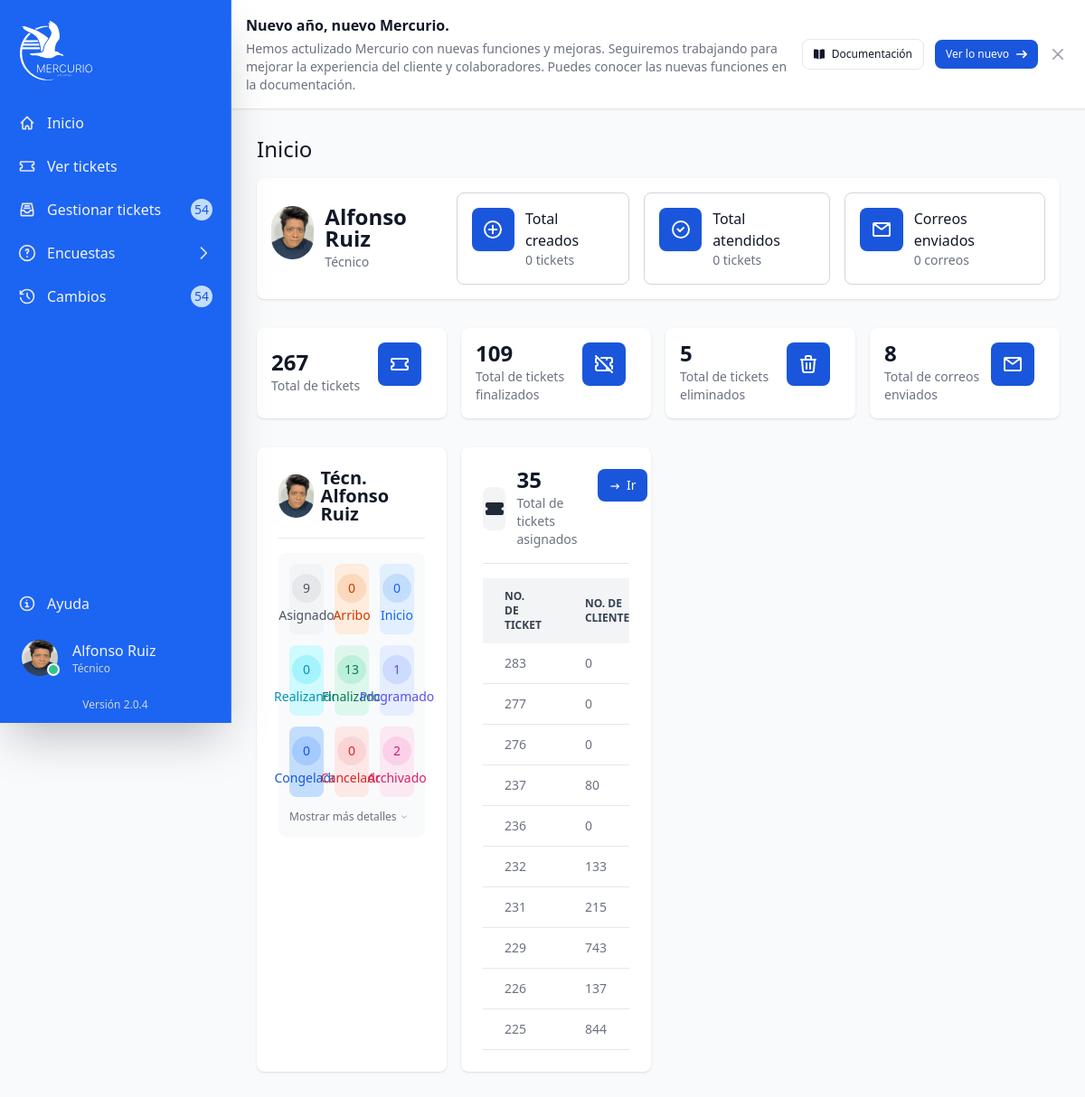
Screenshot of /src/web/dashboard.php (signed in) with the database file from the repository.
### tables this page shows
CREATE TABLE IF NOT EXISTS `users` (
  `userId` int NOT NULL AUTO_INCREMENT,
  `user` varchar(50) NOT NULL,
  `nombre` varchar(55) NOT NULL,
  `apellido` varchar(55) NOT NULL,
  `email` varchar(200) NOT NULL,
  `imagen` varchar(255) NOT NULL,
  `credencial` varchar(255) NOT NULL,
  `tipo` varchar(20) NOT NULL,
  `password` varchar(255) NOT NULL,
  `code` varchar(255) DEFAULT NULL,
  `token` varchar(255) DEFAULT NULL,
  `token_expiration` timestamp NULL DEFAULT NULL,
  `userStatus` tinyint NOT NULL,
  `fhCreacion` datetime NOT NULL,
  `fhBaja` datetime DEFAULT NULL,
  PRIMARY KEY (`userId`)
);

CREATE TABLE IF NOT EXISTS `tbticket` (
  `idTicket` int NOT NULL AUTO_INCREMENT,
  `fhticket` datetime DEFAULT NULL,
  `nombre` varchar(250) DEFAULT NULL,
  `numTrabajador` int DEFAULT NULL,
  `numCliente` varchar(5) DEFAULT NULL,
  `dispositivo` varchar(50) DEFAULT NULL,
  `imeiCliente` varchar(50) DEFAULT NULL,
  `iccidSIM` varchar(50) DEFAULT NULL,
  `fhRevision` datetime DEFAULT NULL,
  `numContacto` varchar(50) DEFAULT NULL,
  `nomContacto` varchar(100) DEFAULT NULL,
  `placasContacto` varchar(10) DEFAULT NULL,
  `marcaContacto` varchar(20) DEFAULT NULL,
  `prioridad` varchar(250) DEFAULT NULL,
  `asunto` varchar(200) DEFAULT NULL,
  `descripcion` mediumtext,
  `estado` varchar(250) DEFAULT NULL,
  `domicilio` varchar(150) DEFAULT NULL,
  `ciudad` varchar(30) DEFAULT NULL,
  `domestado` varchar(30) DEFAULT NULL,
  `codpostal` int DEFAULT NULL,
  `domdescripcion` varchar(250) DEFAULT NULL,
  `servicio` varchar(20) DEFAULT NULL,
  `asignado` varchar(250) DEFAULT NULL,
  `st_estado` tinyint(1) NOT NULL,
  `evidencia` varchar(255) DEFAULT NULL,
  `evidenciaArribo` varchar(250) DEFAULT NULL,
  `evidenciaInicio` varchar(250) DEFAULT NULL,
  `evidenciaRealizacion` varchar(250) DEFAULT NULL,
  `evidenciaFinalizacion` varchar(250) DEFAULT NULL,
  `evidenciaAudio` varchar(250) DEFAULT NULL,
  `txt_contestacion` varchar(500) DEFAULT NULL,
  `fhContestacion` datetime DEFAULT NULL,
  `fhAsignado` datetime DEFAULT NULL,
  `fhArribo` datetime DEFAULT NULL,
  `fhInicio` datetime DEFAULT NULL,
  `fhRealizacion` datetime DEFAULT NULL,
  `fhFinalizacion` datetime DEFAULT NULL,
  `fhCongelado` datetime DEFAULT NULL,
  `fhCancelado` datetime DEFAULT NULL,
  `fhProgramada` datetime DEFAULT NULL,
  `fhEliminacion` datetime DEFAULT NULL,
  `motivo_eliminacion` varchar(250) DEFAULT NULL,
  `eliminadopor` varchar(150) DEFAULT NULL,
  `correo` varchar(250) DEFAULT NULL,
  `token` varchar(255) DEFAULT NULL,
  PRIMARY KEY (`idTicket`)
);

### src/web/dashboard.php (the view, shortened to what the rows shown need)
<?php
include '../configuration/conn-session.php';
$userId = $_SESSION['userId'];
$tipo = $_SESSION['tipo'];
$tecnicosData = [];
switch ($tipo) {
    case 'tecnico':
        $stmt = $conn->prepare("SELECT u.userId, u.nombre, u.apellido, u.imagen, SUM(CASE WHEN t.estado = '0' THEN 1 ELSE 0 END) AS eliminado, SUM(CASE WHEN t.estado = '1' THEN 1 ELSE 0 END) AS creado, SUM(CASE WHEN t.estado = '2' THEN 1 ELSE 0 END) AS asignado, SUM(CASE WHEN t.estado = '3' THEN 1 ELSE 0 END) AS arribo, SUM(CASE WHEN t.estado = '4' THEN 1 ELSE 0 END) AS inicio, SUM(CASE WHEN t.estado = '5' THEN 1 ELSE 0 END) AS realizacion, SUM(CASE WHEN t.estado = '6' THEN 1 ELSE 0 END) AS finalizacion, SUM(CASE WHEN t.estado = '7' THEN 1 ELSE 0 END) AS programado, SUM(CASE WHEN t.estado = '8' THEN 1 ELSE 0 END) AS congelado, SUM(CASE WHEN t.estado = '9' THEN 1 ELSE 0 END) AS cancelado FROM users u LEFT JOIN tbticket t ON u.userId = t.asignado WHERE u.tipo = 'tecnico' AND u.userId = ? AND u.userStatus = 0 GROUP BY u.userId, u.nombre, u.apellido");
        $stmt->bind_param('i', $userId);
        $stmt->execute();
        $result = $stmt->get_result();
        break;
}
while ($row = $result->fetch_assoc()) {
    $tecnicosData[] = $row;
}
?>
<!DOCTYPE html>
<html lang="es">
<head>
    <link rel="stylesheet" href="../output.css">
    <link rel="stylesheet" href="./loading.css">
</head>
<body class="bg-gray-50 dark:bg-gray-700">
    <div id="informational-banner" tabindex="-1"
        class="sticky z-30 sm:ml-64 top-16 sm:top-0 start-0 flex flex-col justify-between shadow-sm w-auto p-4 border-b border-gray-200 md:flex-row bg-white dark:bg-gray-800 dark:border-gray-700">
        <div class="mb-4 md:mb-0 md:me-4">
            <h2 class="mb-1 text-base font-semibold text-gray-900 dark:text-white">Nuevo año, nuevo Mercurio.</h2>
        </div>
    </div>
    <div class="p-4 mt-16 sm:mt-0 lg:mb-4 sm:ml-64">
        <div class="p-3">
            <div class="flex justify-between">
                <div>
                    <h2 class="text-2xl font-normal text-gray-900 dark:text-white mb-4">Inicio</h2>
                </div>
            </div>
            <div class="grid justify-items-center sm:grid-cols-1 md:grid-cols-2 lg:grid-cols-4 gap-4 mb-4">
                <?php foreach ($tecnicosData as $tecnicoData): ?>
                    <div class="w-full bg-white rounded-lg shadow dark:bg-gray-800 p-4 md:p-6">
                        <div class="flex justify-between pb-4 mb-4 border-b border-gray-200 dark:border-gray-700">
                            <div class="flex justify-center items-center">
                                <?php if ($tecnicoData['imagen']): ?>
                                    <img class="w-12 h-12 rounded-full me-2"
                                        src="../../assets/imgUsers/<?php echo $tecnicoData['imagen']; ?>"
                                        alt="Imagen de usuario">
                                <?php else: ?>
                                    <img class="w-12 h-12 rounded-full me-2" src="../../assets/imgUsers/default.png"
                                        alt="Imagen de usuario">
                                <?php endif; ?>
                                <h5 class="text-xl font-bold leading-none text-gray-900 dark:text-white pe-1">Técn.
                                    <?php echo $tecnicoData['nombre'] . ' ' . $tecnicoData['apellido']; ?>
                                </h5>
                            </div>
                        </div>
                        <div class="bg-gray-50 dark:bg-gray-700 p-3 rounded-lg">
                            <div class="grid grid-cols-3 gap-3 mb-2">
                                <dl
                                    class="bg-gray-100 dark:bg-gray-600 rounded-lg flex flex-col items-center justify-center h-[78px]">
                                    <dt
                                        class="w-8 h-8 rounded-full bg-gray-200 dark:bg-gray-500 text-gray-600 dark:text-gray-300 text-sm font-medium flex items-center justify-center mb-1">
                                        <?php echo $tecnicoData['asignado'] ?>
                                    </dt>
                                    <dd class="text-gray-600 dark:text-gray-300 text-sm font-medium">Asignado</dd>
                                </dl>
                                <dl
                                    class="bg-orange-100 dark:bg-gray-600 rounded-lg flex flex-col items-center justify-center h-[78px]">
                                    <dt
                                        class="w-8 h-8 rounded-full bg-orange-200 dark:bg-gray-500 text-orange-600 dark:text-orange-300 text-sm font-medium flex items-center justify-center mb-1">
                                        <?php echo $tecnicoData['arribo'] ?>
                                    </dt>
                                    <dd class="text-orange-600 dark:text-orange-300 text-sm font-medium">Arribo</dd>
                                </dl>
                                <dl
                                    class="bg-blue-100 dark:bg-gray-600 rounded-lg flex flex-col items-center justify-center h-[78px]">
                                    <dt
                                        class="w-8 h-8 rounded-full bg-blue-200 dark:bg-gray-500 text-blue-600 dark:text-blue-300 text-sm font-medium flex items-center justify-center mb-1">
                                        <?php echo $tecnicoData['inicio'] ?>
                                    </dt>
                                    <dd class="text-blue-600 dark:text-blue-300 text-sm font-medium">Inicio</dd>
                                </dl>
                                <dl
                                    class="bg-cyan-100 dark:bg-gray-600 rounded-lg flex flex-col items-center justify-center h-[78px]">
                                    <dt
                                        class="w-8 h-8 rounded-full bg-cyan-200 dark:bg-gray-500 text-cyan-600 dark:text-cyan-300 text-sm font-medium flex items-center justify-center mb-1">
                                        <?php echo $tecnicoData['realizacion'] ?>
                                    </dt>
                                    <dd class="text-cyan-600 dark:text-cyan-300 text-sm font-medium">Realizando</dd>
                                </dl>
                                <dl
                                    class="bg-green-100 dark:bg-gray-600 rounded-lg flex flex-col items-center justify-center h-[78px]">
                                    <dt
                                        class="w-8 h-8 rounded-full bg-green-200 dark:bg-gray-500 text-green-600 dark:text-green-300 text-sm font-medium flex items-center justify-center mb-1">
                                        <?php echo $tecnicoData['finalizacion'] ?>
                                    </dt>
                                    <dd class="text-green-600 dark:text-green-300 text-sm font-medium">Finalizado</dd>
                                </dl>
                                <dl
                                    class="bg-indigo-100 dark:bg-gray-600 rounded-lg flex flex-col items-center justify-center h-[78px]">
                                    <dt
                                        class="w-8 h-8 rounded-full bg-indigo-200 dark:bg-gray-500 text-indigo-600 dark:text-indigo-300 text-sm font-medium flex items-center justify-center mb-1">
                                        <?php echo $tecnicoData['programado'] ?>
                                    </dt>
                                    <dd class="text-indigo-600 dark:text-indigo-300 text-sm font-medium">Programado</dd>
                                </dl>
                                <dl
                                    class="bg-blue-200 dark:bg-gray-600 rounded-lg flex flex-col items-center justify-center h-[78px]">
                                    <dt
                                        class="w-8 h-8 rounded-full bg-blue-300 dark:bg-gray-500 text-blue-700 dark:text-blue-400 text-sm font-medium flex items-center justify-center mb-1">
                                        <?php echo $tecnicoData['congelado'] ?>
                                    </dt>
                                    <dd class="text-blue-700 dark:text-blue-400 text-sm font-medium">Congelado</dd>
                                </dl>
                                <dl
                                    class="bg-red-100 dark:bg-gray-600 rounded-lg flex flex-col items-center justify-center h-[78px]">
                                    <dt
                                        class="w-8 h-8 rounded-full bg-red-200 dark:bg-gray-500 text-red-600 dark:text-red-300 text-sm font-medium flex items-center justify-center mb-1">
                                        <?php echo $tecnicoData['cancelado'] ?>
                                    </dt>
                                    <dd class="text-red-600 dark:text-red-300 text-sm font-medium">Cancelado</dd>
                                </dl>
                                <dl
                                    class="bg-pink-100 dark:bg-gray-600 rounded-lg flex flex-col items-center justify-center h-[78px]">
                                    <dt
                                        class="w-8 h-8 rounded-full bg-pink-200 dark:bg-gray-500 text-pink-600 dark:text-pink-300 text-sm font-medium flex items-center justify-center mb-1">
                                        <?php echo $tecnicoData['eliminado'] ?>
                                    </dt>
                                    <dd class="text-pink-600 dark:text-pink-300 text-sm font-medium">Archivado</dd>
                                </dl>
                            </div>
                            <button data-collapse-toggle="more-details-<?php echo $tecnicoData['userId']; ?>" type="button"
                                class="hover:underline text-xs text-gray-500 dark:text-gray-400 font-medium inline-flex items-center">Mostrar
                                más detalles <svg class="w-2 h-2 ms-1" aria-hidden="true" xmlns="http://www.w3.org/2000/svg"
                                    fill="none" viewBox="0 0 24 24">
                                    <path stroke="currentColor" stroke-linecap="round" stroke-linejoin="round"
                                        stroke-width="2" d="m19 9-7 7-7-7" />
                                </svg>
                            </button>
                        </div>
                        <div class="py-6" id="chart-<?php echo $tecnicoData['userId']; ?>"></div>
                    </div>
                <?php endforeach; ?>
                <?php if ($tipo == 'tecnico'): ?>
                    <div class="sm:max-w-sm lg:max-w-full w-full bg-white rounded-lg shadow dark:bg-gray-800 p-4 md:p-6">
                        <div class="relative overflow-x-auto">
                            <table class="w-full text-sm text-left text-gray-500 dark:text-gray-400">
                                <thead
                                    class="text-xs text-gray-700 uppercase bg-gray-100 dark:bg-gray-700 dark:text-gray-300">
                                    <tr>
                                        <th scope="col" class="px-6 py-3">
                                            No. de ticket
                                        </th>
                                        <th scope="col" class="px-6 py-3">
                                            No. de cliente
                                        </th>
                                    </tr>
                                </thead>
                                <tbody>
                                    <?php
                                    $stmt = $conn->prepare("SELECT idTicket, numCliente, servicio FROM tbticket WHERE estado = '1' AND asignado = ? ORDER BY fhticket DESC LIMIT 10");
                                    $stmt->bind_param('i', $userId);
                                    $stmt->execute();
                                    $result = $stmt->get_result();
                                    while ($row = $result->fetch_assoc()):
                                        ?>
                                        <tr class="border-b border-gray-200 dark:border-gray-700">
                                            <td class="px-6 py-3">
                                                <a href="atender?id=<?php echo $row['idTicket']; ?>">
                                                    <?php echo $row['idTicket']; ?>
                                                </a>
                                            </td>
                                            <td class="px-6 py-3">
                                                <?php echo $row['numCliente']; ?>
                                            </td>
                                        </tr>
                                    <?php endwhile; ?>
                                </tbody>
                            </table>
                        </div>
                    </div>
                <?php endif; ?>
            </div>
        </div>
    </div>
</body>
</html>

### rows the page displays
users: imagen (picture), nombre "Alfonso", apellido "Ruiz", asignado "9", arribo "0", inicio "0", realizacion "0", finalizacion "13", programado "1", congelado "0", cancelado "0", eliminado "2"
tbticket: idTicket "283", numCliente "0"
tbticket: idTicket "277", numCliente "0"
tbticket: idTicket "276", numCliente "0"
tbticket: idTicket "237", numCliente "80"
tbticket: idTicket "236", numCliente "0"
tbticket: idTicket "232", numCliente "133"
tbticket: idTicket "231", numCliente "215"
tbticket: idTicket "229", numCliente "743"
tbticket: idTicket "226", numCliente "137"
tbticket: idTicket "225", numCliente "844"

### other values shown
$totalTickets "54"
$_SESSION['nombre'] "Alfonso"
$_SESSION['apellido'] "Ruiz"
$totalCreadosUsuario "0"
$totalAtendidosUsuario "0"
$totalCreadosCorreo "0"
$totalTodos "267"
$totalFinalizados "109"
$totalEliminados "5"
$totalCorreos "8"
$totalAsignado "35"
